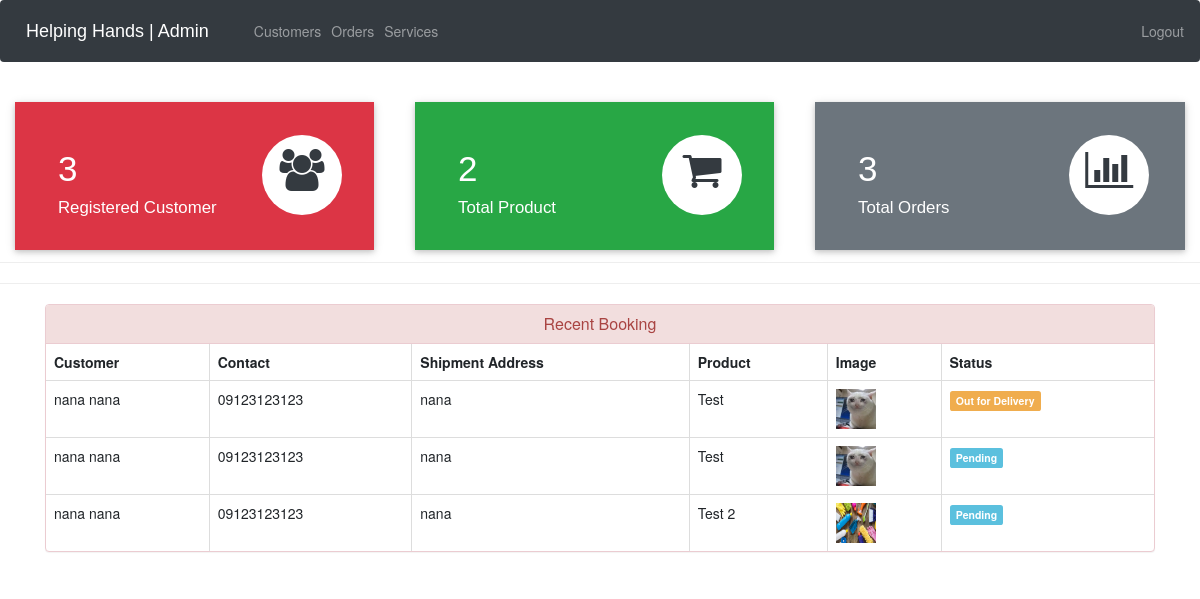
Before: /admin-dashboard (signed in) with the older database file.
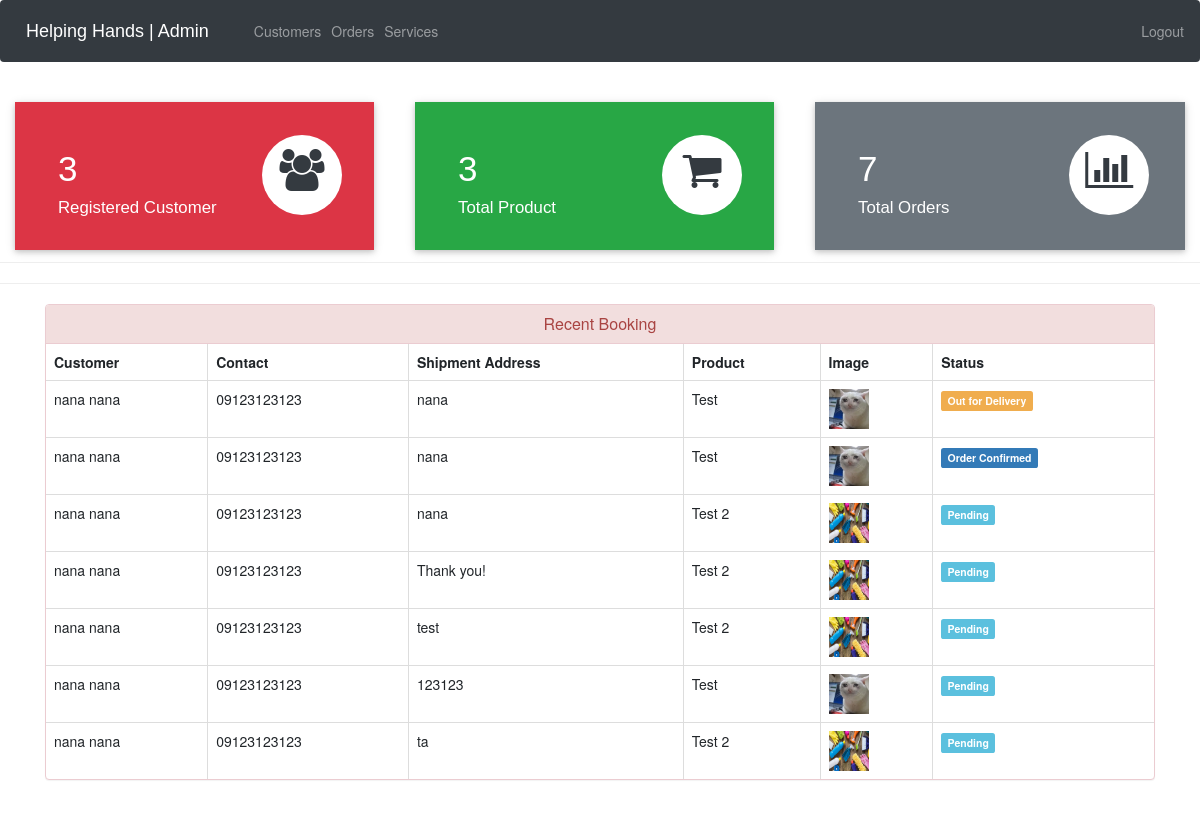
After: the same page with the newer database file.
### ecom/models.py (models this page shows, shortened)
class Customer(models.Model):
    user=models.OneToOneField(User,on_delete=models.CASCADE)
    profile_pic= models.ImageField(upload_to='profile_pic/CustomerProfilePic/',null=True,blank=True, default='profile_pic/CustomerProfilePic/cat.jpg')
    address = models.CharField(max_length=40)
    mobile = models.CharField(max_length=20,null=False)
    @property
    def get_name(self):
        return self.user.first_name+" "+self.user.last_name

class Orders(models.Model):
    STATUS =(
        ('Pending','Pending'),
        ('Order Confirmed','Order Confirmed'),
        ('Out for Delivery','Out for Delivery'),
        ('Delivered','Delivered'),
    )
    customer=models.ForeignKey('Customer', on_delete=models.CASCADE,null=True)
    product=models.ForeignKey('Product',on_delete=models.CASCADE,null=True)
    email = models.CharField(max_length=50,null=True)
    address = models.CharField(max_length=500,null=True)
    mobile = models.CharField(max_length=20,null=True)
    order_date= models.DateField(auto_now_add=True,null=True)
    status=models.CharField(max_length=50,null=True,choices=STATUS)

class Product(models.Model):
    name=models.CharField(max_length=40)
    product_image= models.ImageField(upload_to='product_image/',null=True,blank=True)
    price = models.PositiveIntegerField()
    description=models.CharField(max_length=40)

### ecom/views.py (the view)
# urls.py: path('admin-dashboard', views.admin_dashboard_view,name='admin-dashboard'),
@login_required(login_url='adminlogin')
def admin_dashboard_view(request):
    customercount=models.Customer.objects.all().count()
    productcount=models.Product.objects.all().count()
    ordercount=models.Orders.objects.all().count()
    orders=models.Orders.objects.all()
    ordered_products=[]
    ordered_bys=[]
    for order in orders:
        ordered_product=models.Product.objects.all().filter(id=order.product.id)
        ordered_by=models.Customer.objects.all().filter(id = order.customer.id)
        ordered_products.append(ordered_product)
        ordered_bys.append(ordered_by)
    mydict={
    'customercount':customercount,
    'productcount':productcount,
    'ordercount':ordercount,
    'data':zip(ordered_products,ordered_bys,orders),
    }
    return render(request,'ecom/admin_dashboard.html',context=mydict)

### templates/ecom/admin_dashboard.html
{% extends 'ecom/admin_base.html' %}
{% load static %}
{% block content %}
<br>
{%include 'ecom/admin_dashboard_cards.html'%}
<br><br><br><br><br>
<hr><hr>
<div class="container" >
    <div class="panel panel-danger" >
      <div class="panel-heading" style="text-align:center;">
        <h6 class="panel-title">Recent Booking</h6>
      </div>
      <table class="table table-hover table-bordered" id="dev-table">
        <thead>
          <tr>
            <th>Customer</th>
            <th>Contact</th>
            <th>Shipment Address</th>
            <th>Product</th>
            <th>Image</th>
            <th>Status</th>
          </tr>
        </thead>
        {% for product,customer,order in data %}
        <tr>
          {% for c in customer %}
          <td> {{c.get_name}}</td>
          <td>{{c.mobile}}</td>
          <td>{{order.address}}</td>
          {% endfor %}
          {% for p in product %}
          <td> {{p.name}}</td>
          <td> <img src="{% static p.product_image.url %}" alt="Profile Pic" height="40px" width="40px" /></td>
          {% if order.status == 'Pending'%}
          <td> <span class="label label-info">{{order.status}}</span></td>
          {% elif order.status == 'Delivered' %}
          <td> <span class="label label-success">{{order.status}}</span></td>
          {% elif order.status == 'Out for Delivery' %}
          <td> <span class="label label-warning">{{order.status}}</span></td>
          {%else%}
            <td> <span class="label label-primary">{{order.status}}</span></td>
          {%endif%}
          {% endfor %}
        </tr>
        {% endfor %}
      </table>
  </div>
</div>
{% endblock content %}

Changed rows visible on the page:
changed Orders: status "Pending" → "Order Confirmed"
added Orders: address "Thank you!", status "Pending", Customer (get_name "nana nana", mobile "09123123123"), Product (name "Test 2", product_image (picture))
added Orders: address "test", status "Pending", Customer (get_name "nana nana", mobile "09123123123"), Product (name "Test 2", product_image (picture))
added Orders: address "123123", status "Pending", Customer (get_name "nana nana", mobile "09123123123"), Product (name "Test", product_image (picture))
added Orders: address "ta", status "Pending", Customer (get_name "nana nana", mobile "09123123123"), Product (name "Test 2", product_image (picture))
Other visible differences:
{{ productcount }}: "2" → "3"
{{ ordercount }}: "3" → "7"
